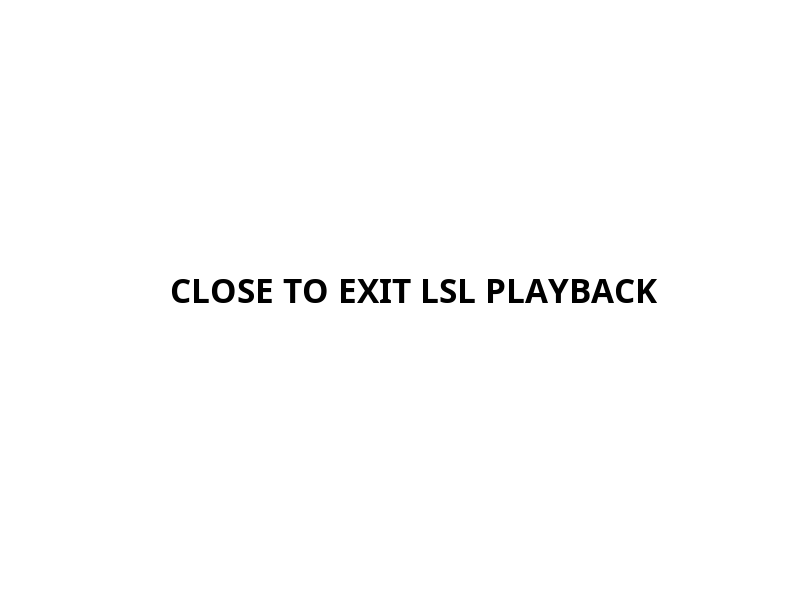

Source code (MATLAB): (Note: this script raises an error after producing the figure.)
%EXAMPLE_LSL_SINUSOID Example showing playback for force-ramping GUI
clear;
close all force;
clc;

%% Parameters
FREQ = 1; % Frequency of sinusoid
AMP = 0.4; % Amplitude of sinusoid
OFFSET = 0.5;
NOISE_AMP = 0.05;
SAMPLE_RATE = 2000; % Samples per second
LOOP_DELAY = 0.10; % Seconds
STREAM_NAME = 'FORCE'; % ** MUST BE CHAR FOR LSL!!! **

chunk_sz = round(SAMPLE_RATE*LOOP_DELAY);

%% Open file and estimate scaling/offset
% Create a GUI that lets you break the loop if needed:
fig = figure('Color','w',...
    'Name','Sample Reader Interface',...
    'Units', 'inches', ...
    'MenuBar','none',...
    'ToolBar','none',...
    'Position',[3.5, 3, 6.25, 0.75]);
ax = axes(fig,'NextPlot','add','XColor','none','YColor','none','YLim',[-0.5,0.5],'XLim',[-0.5,0.5]);
text(ax,0,0,"CLOSE TO EXIT LSL PLAYBACK",'FontWeight','bold','FontSize',24,'FontName','Tahoma','Color','k','HorizontalAlignment','center','VerticalAlignment','middle');

%% Load the LSL library
lslMatlabFolder = parameters('liblsl_folder');
addpath(genpath(lslMatlabFolder)); % Adds liblsl-Matlab
lib_lsl = lsl_loadlib();

%% Initialize the LSL stream information and outlets
fprintf(1,'Opening raw data outlet...\n');
info.raw = lsl_streaminfo(lib_lsl, ...
    STREAM_NAME, ...       % Name
    'EMG', ...    % Type
    1, ....       % ChannelCount
    1/LOOP_DELAY, ...                % NominalSrate
    'cf_float32', ...               % ChannelFormat
    STREAM_NAME);      % Unique ID: SAGAA, SAGAB, SAGA1, ... SAGA5
chns = info.raw.desc().append_child('channels');
for iCh = 1:1
    c = chns.append_child('channel');
    c.append_child_value('name', 'Sinusoid');
    c.append_child_value('label', sprintf('Sinusoid-%.1fHz',FREQ));
    c.append_child_value('unit', 'a.u.');
    c.append_child_value('type', 'aux');
end    
outlet.raw = lsl_outlet(info.raw);

%% Run loop while figure is open.
N = SAMPLE_RATE*FREQ;
theta = linspace(0,2*pi,N);
Y = sin(theta)*AMP + OFFSET;

chunk_vec = 0;
disp("Running main sample loop...");
while isvalid(fig)
    chunk_vec = rem(chunk_vec(end):(chunk_vec(end)+chunk_sz-1),N)+1;
    y = Y(1,chunk_vec) + randn(size(chunk_vec)).*NOISE_AMP;
    outlet.raw.push_chunk(y);

    pause(LOOP_DELAY);
end

% Cleanup outlets and library at the end.
f = fieldnames(outlet);
for iF = 1:numel(f)
    delete(outlet.(f{iF}));
    delete(info.(f{iF}));
end
% delete(lib_lsl.on_cleanup);
disp("Cleanup completed successfully.");